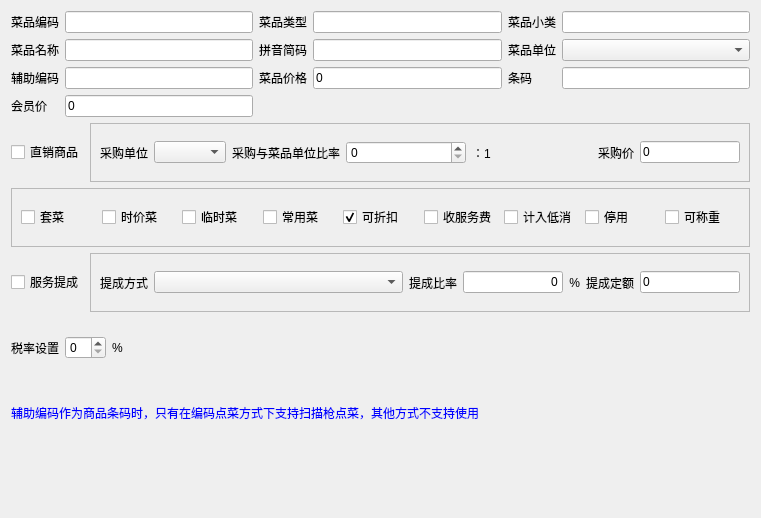
<?xml version="1.0" encoding="UTF-8"?>
<ui version="4.0">
 <class>w_bt_dish_new_Dialog</class>
 <widget class="QDialog" name="w_bt_dish_new_Dialog">
  <property name="geometry">
   <rect>
    <x>0</x>
    <y>0</y>
    <width>761</width>
    <height>518</height>
   </rect>
  </property>
  <property name="windowTitle">
   <string>Dialog</string>
  </property>
  <layout class="QVBoxLayout" name="verticalLayout">
   <item>
    <layout class="QGridLayout" name="gridLayout">
     <item row="2" column="5">
      <widget class="QLineEdit" name="lineEdit_vch_barcode">
       <property name="text">
        <string/>
       </property>
      </widget>
     </item>
     <item row="2" column="1">
      <widget class="QLineEdit" name="lineEdit_vch_subno"/>
     </item>
     <item row="0" column="0">
      <widget class="QLabel" name="label">
       <property name="text">
        <string>菜品编码</string>
       </property>
       <property name="alignment">
        <set>Qt::AlignRight|Qt::AlignTrailing|Qt::AlignVCenter</set>
       </property>
      </widget>
     </item>
     <item row="1" column="3">
      <widget class="QLineEdit" name="lineEdit_vch_spell"/>
     </item>
     <item row="4" column="1">
      <widget class="QLineEdit" name="lineEdit_num_m_price">
       <property name="text">
        <string>0</string>
       </property>
      </widget>
     </item>
     <item row="2" column="3">
      <widget class="QLineEdit" name="lineEdit_num_price">
       <property name="text">
        <string>0</string>
       </property>
      </widget>
     </item>
     <item row="0" column="3">
      <widget class="QLineEdit" name="lineEdit_vch_dish_typename"/>
     </item>
     <item row="0" column="1">
      <widget class="QLineEdit" name="lineEdit_ch_dishno">
       <property name="maxLength">
        <number>5</number>
       </property>
      </widget>
     </item>
     <item row="1" column="1">
      <widget class="QLineEdit" name="lineEdit_vch_dishname"/>
     </item>
     <item row="1" column="0">
      <widget class="QLabel" name="label_2">
       <property name="text">
        <string>菜品名称</string>
       </property>
       <property name="alignment">
        <set>Qt::AlignRight|Qt::AlignTrailing|Qt::AlignVCenter</set>
       </property>
      </widget>
     </item>
     <item row="1" column="4">
      <widget class="QLabel" name="label_9">
       <property name="text">
        <string>菜品单位</string>
       </property>
       <property name="alignment">
        <set>Qt::AlignRight|Qt::AlignTrailing|Qt::AlignVCenter</set>
       </property>
      </widget>
     </item>
     <item row="4" column="0">
      <widget class="QLabel" name="label_8">
       <property name="text">
        <string>会员价</string>
       </property>
       <property name="alignment">
        <set>Qt::AlignLeading|Qt::AlignLeft|Qt::AlignVCenter</set>
       </property>
      </widget>
     </item>
     <item row="2" column="4">
      <widget class="QLabel" name="label_21">
       <property name="text">
        <string>条码</string>
       </property>
       <property name="alignment">
        <set>Qt::AlignLeading|Qt::AlignLeft|Qt::AlignVCenter</set>
       </property>
      </widget>
     </item>
     <item row="1" column="5">
      <widget class="lds_ComboBox" name="comboBox_ch_unitno"/>
     </item>
     <item row="0" column="5">
      <widget class="QLineEdit" name="lineEdit_vch_sub_typename"/>
     </item>
     <item row="2" column="0">
      <widget class="QLabel" name="label_3">
       <property name="text">
        <string>辅助编码</string>
       </property>
       <property name="alignment">
        <set>Qt::AlignRight|Qt::AlignTrailing|Qt::AlignVCenter</set>
       </property>
      </widget>
     </item>
     <item row="2" column="2">
      <widget class="QLabel" name="label_7">
       <property name="text">
        <string>菜品价格</string>
       </property>
       <property name="alignment">
        <set>Qt::AlignRight|Qt::AlignTrailing|Qt::AlignVCenter</set>
       </property>
      </widget>
     </item>
     <item row="0" column="2">
      <widget class="QLabel" name="label_4">
       <property name="text">
        <string>菜品类型</string>
       </property>
       <property name="alignment">
        <set>Qt::AlignRight|Qt::AlignTrailing|Qt::AlignVCenter</set>
       </property>
      </widget>
     </item>
     <item row="1" column="2">
      <widget class="QLabel" name="label_6">
       <property name="text">
        <string>拼音简码</string>
       </property>
       <property name="alignment">
        <set>Qt::AlignRight|Qt::AlignTrailing|Qt::AlignVCenter</set>
       </property>
      </widget>
     </item>
     <item row="0" column="4">
      <widget class="QLabel" name="label_5">
       <property name="text">
        <string>菜品小类</string>
       </property>
       <property name="alignment">
        <set>Qt::AlignRight|Qt::AlignTrailing|Qt::AlignVCenter</set>
       </property>
      </widget>
     </item>
    </layout>
   </item>
   <item>
    <layout class="QHBoxLayout" name="horizontalLayout_5">
     <item>
      <widget class="lds_CheckBox" name="checkBox_item_flag">
       <property name="text">
        <string>直销商品</string>
       </property>
      </widget>
     </item>
     <item>
      <widget class="QFrame" name="frame">
       <property name="frameShape">
        <enum>QFrame::StyledPanel</enum>
       </property>
       <property name="frameShadow">
        <enum>QFrame::Raised</enum>
       </property>
       <layout class="QHBoxLayout" name="horizontalLayout_4">
        <item>
         <widget class="QLabel" name="label_10">
          <property name="text">
           <string>采购单位</string>
          </property>
          <property name="alignment">
           <set>Qt::AlignRight|Qt::AlignTrailing|Qt::AlignVCenter</set>
          </property>
         </widget>
        </item>
        <item>
         <widget class="lds_ComboBox" name="comboBox_vch_pur_unitno"/>
        </item>
        <item>
         <widget class="QLabel" name="label_15">
          <property name="text">
           <string>采购与菜品单位比率</string>
          </property>
          <property name="alignment">
           <set>Qt::AlignRight|Qt::AlignTrailing|Qt::AlignVCenter</set>
          </property>
         </widget>
        </item>
        <item>
         <layout class="QHBoxLayout" name="horizontalLayout_2" stretch="1,1">
          <item>
           <widget class="QSpinBox" name="spinBox_int_unit_rate">
            <property name="alignment">
             <set>Qt::AlignLeading|Qt::AlignLeft|Qt::AlignVCenter</set>
            </property>
           </widget>
          </item>
          <item>
           <widget class="QLabel" name="label_17">
            <property name="text">
             <string>：1</string>
            </property>
            <property name="alignment">
             <set>Qt::AlignLeading|Qt::AlignLeft|Qt::AlignVCenter</set>
            </property>
           </widget>
          </item>
         </layout>
        </item>
        <item>
         <widget class="QLabel" name="label_16">
          <property name="text">
           <string>采购价</string>
          </property>
          <property name="alignment">
           <set>Qt::AlignRight|Qt::AlignTrailing|Qt::AlignVCenter</set>
          </property>
         </widget>
        </item>
        <item>
         <widget class="QLineEdit" name="lineEdit_num_sale_price">
          <property name="maximumSize">
           <size>
            <width>100</width>
            <height>16777215</height>
           </size>
          </property>
          <property name="text">
           <string>0</string>
          </property>
         </widget>
        </item>
       </layout>
      </widget>
     </item>
    </layout>
   </item>
   <item>
    <widget class="QFrame" name="frame_3">
     <property name="frameShape">
      <enum>QFrame::StyledPanel</enum>
     </property>
     <property name="frameShadow">
      <enum>QFrame::Raised</enum>
     </property>
     <layout class="QHBoxLayout" name="horizontalLayout_8">
      <item>
       <widget class="lds_CheckBox" name="checkBox_ch_suitflag">
        <property name="text">
         <string>套菜</string>
        </property>
       </widget>
      </item>
      <item>
       <widget class="lds_CheckBox" name="checkBox_ch_curprice">
        <property name="text">
         <string>时价菜</string>
        </property>
       </widget>
      </item>
      <item>
       <widget class="lds_CheckBox" name="checkBox_ch_tempflag">
        <property name="text">
         <string>临时菜</string>
        </property>
       </widget>
      </item>
      <item>
       <widget class="lds_CheckBox" name="checkBox_ch_off">
        <property name="text">
         <string>常用菜</string>
        </property>
       </widget>
      </item>
      <item>
       <widget class="lds_CheckBox" name="checkBox_ch_discount">
        <property name="text">
         <string>可折扣</string>
        </property>
        <property name="checked">
         <bool>true</bool>
        </property>
       </widget>
      </item>
      <item>
       <widget class="lds_CheckBox" name="checkBox_ch_serviceflag">
        <property name="text">
         <string>收服务费</string>
        </property>
       </widget>
      </item>
      <item>
       <widget class="lds_CheckBox" name="checkBox_ch_lowflag">
        <property name="text">
         <string>计入低消</string>
        </property>
       </widget>
      </item>
      <item>
       <widget class="lds_CheckBox" name="checkBox_ch_stopflag">
        <property name="text">
         <string>停用</string>
        </property>
       </widget>
      </item>
      <item>
       <widget class="lds_CheckBox" name="checkBox_ch_weight">
        <property name="text">
         <string>可称重</string>
        </property>
       </widget>
      </item>
     </layout>
    </widget>
   </item>
   <item>
    <layout class="QHBoxLayout" name="horizontalLayout_7">
     <item>
      <widget class="lds_CheckBox" name="checkBox_ch_deductflag">
       <property name="text">
        <string>服务提成</string>
       </property>
      </widget>
     </item>
     <item>
      <widget class="QFrame" name="frame_2">
       <property name="frameShape">
        <enum>QFrame::StyledPanel</enum>
       </property>
       <property name="frameShadow">
        <enum>QFrame::Raised</enum>
       </property>
       <layout class="QHBoxLayout" name="horizontalLayout_6" stretch="0,1,0,0,0,0">
        <item>
         <widget class="QLabel" name="label_11">
          <property name="text">
           <string>提成方式</string>
          </property>
          <property name="alignment">
           <set>Qt::AlignRight|Qt::AlignTrailing|Qt::AlignVCenter</set>
          </property>
         </widget>
        </item>
        <item>
         <widget class="lds_ComboBox" name="comboBox_ch_deducttype"/>
        </item>
        <item>
         <widget class="QLabel" name="label_12">
          <property name="text">
           <string>提成比率</string>
          </property>
          <property name="alignment">
           <set>Qt::AlignRight|Qt::AlignTrailing|Qt::AlignVCenter</set>
          </property>
         </widget>
        </item>
        <item>
         <layout class="QHBoxLayout" name="horizontalLayout_3">
          <item>
           <widget class="QLineEdit" name="lineEdit_int_deduct">
            <property name="maximumSize">
             <size>
              <width>100</width>
              <height>16777215</height>
             </size>
            </property>
            <property name="text">
             <string>0</string>
            </property>
            <property name="alignment">
             <set>Qt::AlignRight|Qt::AlignTrailing|Qt::AlignVCenter</set>
            </property>
           </widget>
          </item>
          <item>
           <widget class="QLabel" name="label_18">
            <property name="text">
             <string>%</string>
            </property>
            <property name="alignment">
             <set>Qt::AlignRight|Qt::AlignTrailing|Qt::AlignVCenter</set>
            </property>
           </widget>
          </item>
         </layout>
        </item>
        <item>
         <widget class="QLabel" name="label_13">
          <property name="text">
           <string>提成定额</string>
          </property>
          <property name="alignment">
           <set>Qt::AlignRight|Qt::AlignTrailing|Qt::AlignVCenter</set>
          </property>
         </widget>
        </item>
        <item>
         <widget class="QLineEdit" name="lineEdit_num_deduct">
          <property name="maximumSize">
           <size>
            <width>100</width>
            <height>16777215</height>
           </size>
          </property>
          <property name="text">
           <string>0</string>
          </property>
         </widget>
        </item>
       </layout>
      </widget>
     </item>
    </layout>
   </item>
   <item>
    <layout class="QHBoxLayout" name="horizontalLayout_10" stretch="0,0,1">
     <item>
      <widget class="QLabel" name="label_20">
       <property name="text">
        <string>税率设置</string>
       </property>
       <property name="alignment">
        <set>Qt::AlignRight|Qt::AlignTrailing|Qt::AlignVCenter</set>
       </property>
      </widget>
     </item>
     <item>
      <layout class="QHBoxLayout" name="horizontalLayout_9" stretch="0,1">
       <item>
        <widget class="QSpinBox" name="spinBox_int_rate">
         <property name="alignment">
          <set>Qt::AlignLeading|Qt::AlignLeft|Qt::AlignVCenter</set>
         </property>
        </widget>
       </item>
       <item>
        <widget class="QLabel" name="label_19">
         <property name="text">
          <string>%</string>
         </property>
         <property name="alignment">
          <set>Qt::AlignLeading|Qt::AlignLeft|Qt::AlignVCenter</set>
         </property>
        </widget>
       </item>
      </layout>
     </item>
     <item>
      <spacer name="horizontalSpacer_2">
       <property name="orientation">
        <enum>Qt::Horizontal</enum>
       </property>
       <property name="sizeHint" stdset="0">
        <size>
         <width>40</width>
         <height>20</height>
        </size>
       </property>
      </spacer>
     </item>
    </layout>
   </item>
   <item>
    <widget class="QLabel" name="label_14">
     <property name="styleSheet">
      <string notr="true">color:blue;</string>
     </property>
     <property name="text">
      <string>辅助编码作为商品条码时，只有在编码点菜方式下支持扫描枪点菜，其他方式不支持使用</string>
     </property>
     <property name="alignment">
      <set>Qt::AlignLeading|Qt::AlignLeft|Qt::AlignVCenter</set>
     </property>
    </widget>
   </item>
   <item>
    <layout class="QHBoxLayout" name="horizontalLayout">
     <item>
      <widget class="QLabel" name="label_record">
       <property name="text">
        <string/>
       </property>
       <property name="alignment">
        <set>Qt::AlignRight|Qt::AlignTrailing|Qt::AlignVCenter</set>
       </property>
      </widget>
     </item>
     <item>
      <widget class="lds_toolbar" name="widget"/>
     </item>
    </layout>
   </item>
  </layout>
 </widget>
 <customwidgets>
  <customwidget>
   <class>lds_toolbar</class>
   <extends>QFrame</extends>
   <header>lds_toolbar.h</header>
   <container>1</container>
  </customwidget>
  <customwidget>
   <class>lds_CheckBox</class>
   <extends>QCheckBox</extends>
   <header>lds_checkbox.h</header>
  </customwidget>
  <customwidget>
   <class>lds_ComboBox</class>
   <extends>QComboBox</extends>
   <header>lds_combobox.h</header>
  </customwidget>
 </customwidgets>
 <tabstops>
  <tabstop>checkBox_ch_suitflag</tabstop>
  <tabstop>checkBox_ch_off</tabstop>
  <tabstop>checkBox_ch_discount</tabstop>
  <tabstop>checkBox_ch_serviceflag</tabstop>
  <tabstop>checkBox_ch_lowflag</tabstop>
  <tabstop>checkBox_ch_stopflag</tabstop>
  <tabstop>checkBox_ch_weight</tabstop>
  <tabstop>comboBox_ch_unitno</tabstop>
  <tabstop>lineEdit_vch_dishname</tabstop>
  <tabstop>lineEdit_num_price</tabstop>
  <tabstop>lineEdit_ch_dishno</tabstop>
  <tabstop>lineEdit_vch_dish_typename</tabstop>
  <tabstop>lineEdit_vch_spell</tabstop>
  <tabstop>lineEdit_vch_subno</tabstop>
  <tabstop>lineEdit_vch_sub_typename</tabstop>
  <tabstop>lineEdit_num_m_price</tabstop>
  <tabstop>lineEdit_vch_barcode</tabstop>
  <tabstop>checkBox_item_flag</tabstop>
  <tabstop>checkBox_ch_curprice</tabstop>
  <tabstop>spinBox_int_unit_rate</tabstop>
  <tabstop>lineEdit_num_sale_price</tabstop>
  <tabstop>checkBox_ch_deductflag</tabstop>
  <tabstop>comboBox_ch_deducttype</tabstop>
  <tabstop>lineEdit_int_deduct</tabstop>
  <tabstop>lineEdit_num_deduct</tabstop>
  <tabstop>spinBox_int_rate</tabstop>
  <tabstop>checkBox_ch_tempflag</tabstop>
  <tabstop>comboBox_vch_pur_unitno</tabstop>
 </tabstops>
 <resources/>
 <connections>
  <connection>
   <sender>checkBox_item_flag</sender>
   <signal>toggled(bool)</signal>
   <receiver>frame</receiver>
   <slot>setEnabled(bool)</slot>
   <hints>
    <hint type="sourcelabel">
     <x>60</x>
     <y>183</y>
    </hint>
    <hint type="destinationlabel">
     <x>225</x>
     <y>195</y>
    </hint>
   </hints>
  </connection>
  <connection>
   <sender>checkBox_ch_deductflag</sender>
   <signal>toggled(bool)</signal>
   <receiver>frame_2</receiver>
   <slot>setEnabled(bool)</slot>
   <hints>
    <hint type="sourcelabel">
     <x>39</x>
     <y>296</y>
    </hint>
    <hint type="destinationlabel">
     <x>240</x>
     <y>308</y>
    </hint>
   </hints>
  </connection>
 </connections>
</ui>
